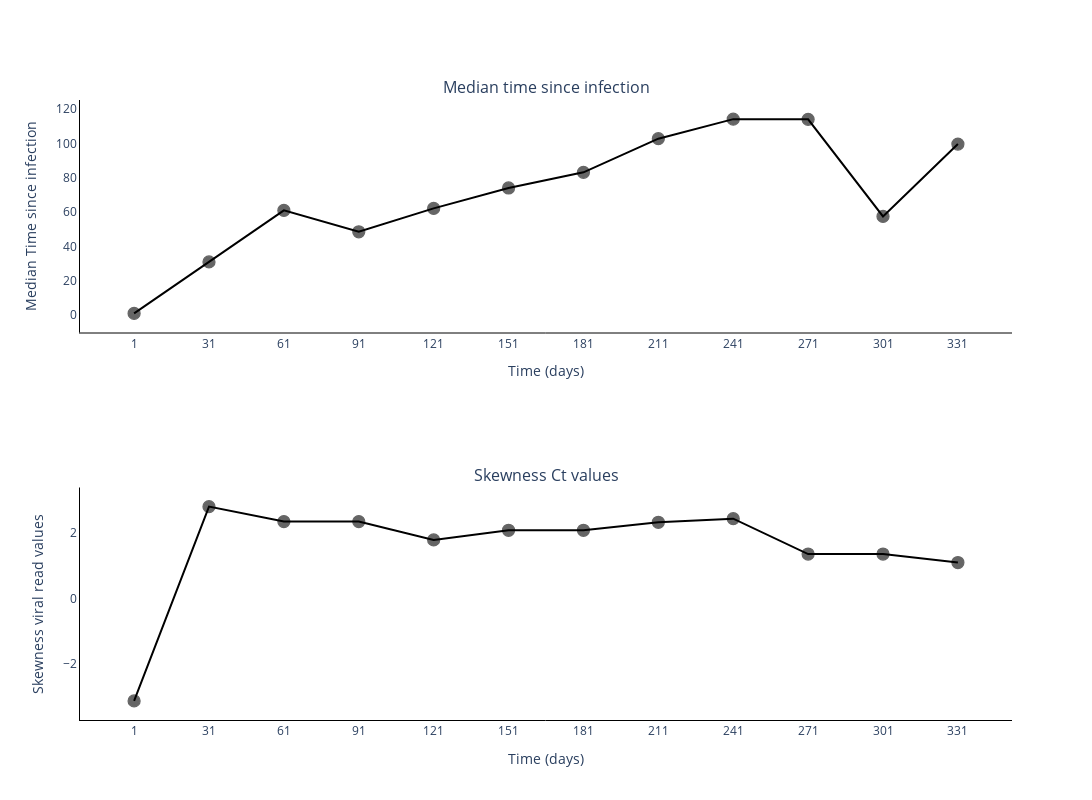

Notebook source saved alongside this figure:
### Markdown cell above
### Plot skenewss and median

### Code cell
fig = go.Figure()
fig = make_subplots(rows=2, cols=1, subplot_titles=('Median time since infection', 'Skewness Ct values'))

median_ti = []

for ti in time_since_infec[0]:
    median_ti.append(np.median(ti))


fig.add_trace(
    go.Scatter(
        y=median_ti,
        x=sample_points,
        mode='lines+markers',
        connectgaps=True,
        name='Median times',
        marker_line=dict(width=1.25, color='black'),
        marker_opacity=0.6,
        marker_size=12,
        line_color='black',
        showlegend=False,
    ),
    row=1,
    col=1
)

fig.add_trace(
    go.Scatter(
        y=skews,
        x=sample_points,
        mode='lines+markers',
        connectgaps=True,
        name='Skewness viral read values',
        marker_line=dict(width=1.25, color='black'),
        marker_opacity=0.6,
        marker_size=12,
        line_color='black',
        showlegend=False,
    ),
    row=2,
    col=1
)

# Add axis labels
fig.update_layout(
    width=1100, 
    height=800,
    plot_bgcolor='white',
    xaxis=dict(
        linecolor='black',
        tickvals=sample_points.tolist(),
        title = 'Time (days)'
        ),
    yaxis=dict(
        linecolor='black',
        title = 'Median Time since infection'),
    xaxis2=dict(
        linecolor='black',
        tickvals=sample_points.tolist(),
        title = 'Time (days)'
        ),
    yaxis2=dict(
        linecolor='black',
        title = 'Skewness viral read values')
    #legend=dict(
    #    orientation="h",
    #    yanchor="bottom",
    #    y=1.02,
    #    xanchor="right",
    #    x=1
    #)
    )

fig.write_image('images/Median_vs_Skewness-HPV.pdf')
fig.show()

### Figure 1 — Plotly figure (JSON) as saved in the notebook; plotly's stock layout.template omitted (floating-point values rounded to 4 significant figures)
{"data": [{"connectgaps": true, "line": {"color": "black"}, "marker": {"line": {"color": "black", "width": 1.25}, "opacity": 0.6, "size": 12}, "mode": "lines+markers", "name": "Median times", "showlegend": false, "type": "scatter", "x": [1, 31, 61, 91, 121, 151, 181, 211, 241, 271, 301, 331], "xaxis": "x", "y": [1, 31, 61, 48.54, 62.16, 74.05, 83.18, 102.8, 114.2, 114.0, 57.49, 99.64], "yaxis": "y"}, {"connectgaps": true, "line": {"color": "black"}, "marker": {"line": {"color": "black", "width": 1.25}, "opacity": 0.6, "size": 12}, "mode": "lines+markers", "name": "Skewness viral read values", "showlegend": false, "type": "scatter", "x": [1, 31, 61, 91, 121, 151, 181, 211, 241, 271, 301, 331], "xaxis": "x2", "y": [-3.114, 2.794, 2.339, 2.339, 1.781, 2.075, 2.075, 2.319, 2.427, 1.352, 1.351, 1.094], "yaxis": "y2"}], "layout": {"annotations": [{"font": {"size": 16}, "showarrow": false, "text": "Median time since infection", "x": 0.5, "xanchor": "center", "xref": "paper", "y": 1, "yanchor": "bottom", "yref": "paper"}, {"font": {"size": 16}, "showarrow": false, "text": "Skewness Ct values", "x": 0.5, "xanchor": "center", "xref": "paper", "y": 0.375, "yanchor": "bottom", "yref": "paper"}], "height": 800, "plot_bgcolor": "white", "width": 1100, "xaxis": {"anchor": "y", "domain": [0, 1], "linecolor": "black", "tickvals": [1, 31, 61, 91, 121, 151, 181, 211, 241, 271, 301, 331], "title": {"text": "Time (days)"}}, "xaxis2": {"anchor": "y2", "domain": [0, 1], "linecolor": "black", "tickvals": [1, 31, 61, 91, 121, 151, 181, 211, 241, 271, 301, 331], "title": {"text": "Time (days)"}}, "yaxis": {"anchor": "x", "domain": [0.625, 1], "linecolor": "black", "title": {"text": "Median Time since infection"}}, "yaxis2": {"anchor": "x2", "domain": [0, 0.375], "linecolor": "black", "title": {"text": "Skewness viral read values"}}}}
